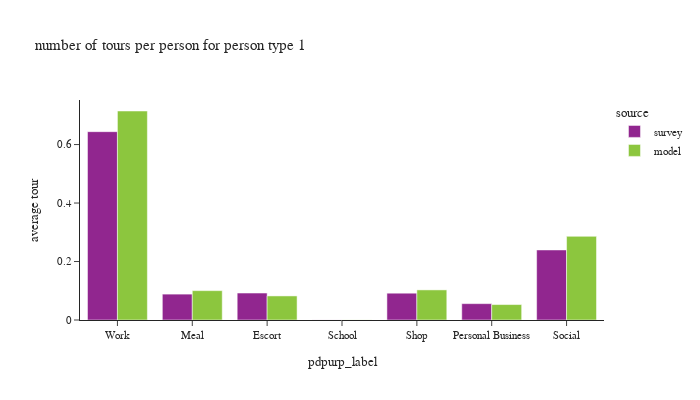

This figure's notebook cell:
### Code cell
plot_by_pptyp(df_tour, '1')

### Figure 1 — Plotly figure (JSON) as saved in the notebook; plotly's stock layout.template omitted (floating-point values rounded to 4 significant figures)
{"data": [{"alignmentgroup": "True", "hovertemplate": "source=survey<br>pdpurp_label=%{x}<br>average tour=%{y}<extra></extra>", "legendgroup": "survey", "marker": {"color": "#91268F", "pattern": {"shape": ""}}, "name": "survey", "offsetgroup": "survey", "orientation": "v", "showlegend": true, "textposition": "auto", "type": "bar", "x": ["Work", "Meal", "Escort", "School", "Shop", "Personal Business", "Social"], "xaxis": "x", "y": [0.6441, 0.08852, 0.09225, 0.000248, 0.09167, 0.05591, 0.2396], "yaxis": "y"}, {"alignmentgroup": "True", "hovertemplate": "source=model<br>pdpurp_label=%{x}<br>average tour=%{y}<extra></extra>", "legendgroup": "model", "marker": {"color": "#8CC63E", "pattern": {"shape": ""}}, "name": "model", "offsetgroup": "model", "orientation": "v", "showlegend": true, "textposition": "auto", "type": "bar", "x": ["Work", "Personal Business", "Escort", "Meal", "School", "Social", "Shop"], "xaxis": "x", "y": [0.7148, 0.05282, 0.08231, 0.1004, 0.0002946, 0.2861, 0.1029], "yaxis": "y"}], "layout": {"barmode": "group", "font": {"size": 11}, "height": 400, "legend": {"title": {"text": "source"}, "tracegroupgap": 0}, "title": {"text": "number of tours per person for person type 1"}, "width": 700, "xaxis": {"anchor": "y", "domain": [0.0, 1.0], "title": {"text": "pdpurp_label"}}, "yaxis": {"anchor": "x", "domain": [0.0, 1.0], "tickformat": ".2", "title": {"text": "average tour"}}}}
